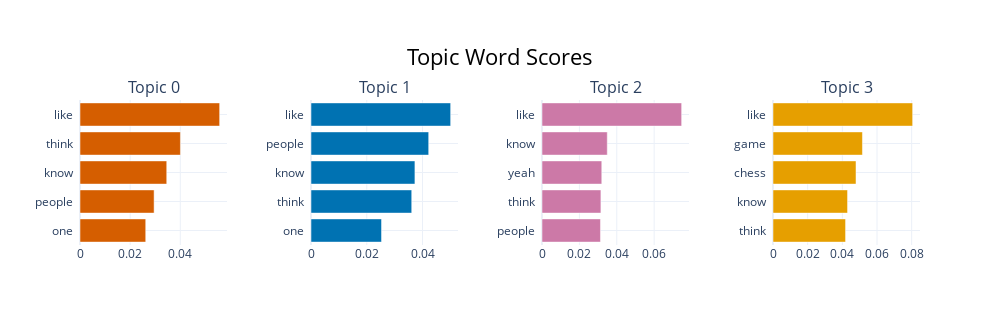

This figure's notebook cell:
### Code cell
bertopic_model.visualize_barchart(top_n_topics=10)

### Figure 1 — Plotly figure (JSON) as saved in the notebook; plotly's stock layout.template omitted (floating-point values rounded to 4 significant figures)
{"data": [{"marker": {"color": "#D55E00"}, "orientation": "h", "type": "bar", "x": [0.02622, 0.02956, 0.0346, 0.04005, 0.05571], "xaxis": "x", "y": ["one  ", "people  ", "know  ", "think  ", "like  "], "yaxis": "y"}, {"marker": {"color": "#0072B2"}, "orientation": "h", "type": "bar", "x": [0.0253, 0.03612, 0.03727, 0.04221, 0.05008], "xaxis": "x2", "y": ["one  ", "think  ", "know  ", "people  ", "like  "], "yaxis": "y2"}, {"marker": {"color": "#CC79A7"}, "orientation": "h", "type": "bar", "x": [0.03128, 0.03151, 0.03198, 0.03492, 0.07471], "xaxis": "x3", "y": ["people  ", "think  ", "yeah  ", "know  ", "like  "], "yaxis": "y3"}, {"marker": {"color": "#E69F00"}, "orientation": "h", "type": "bar", "x": [0.04186, 0.043, 0.04788, 0.0516, 0.08056], "xaxis": "x4", "y": ["think  ", "know  ", "chess  ", "game  ", "like  "], "yaxis": "y4"}], "layout": {"annotations": [{"font": {"size": 16}, "showarrow": false, "text": "Topic 0", "x": 0.0875, "xanchor": "center", "xref": "paper", "y": 1, "yanchor": "bottom", "yref": "paper"}, {"font": {"size": 16}, "showarrow": false, "text": "Topic 1", "x": 0.3625, "xanchor": "center", "xref": "paper", "y": 1, "yanchor": "bottom", "yref": "paper"}, {"font": {"size": 16}, "showarrow": false, "text": "Topic 2", "x": 0.6375, "xanchor": "center", "xref": "paper", "y": 1, "yanchor": "bottom", "yref": "paper"}, {"font": {"size": 16}, "showarrow": false, "text": "Topic 3", "x": 0.9125, "xanchor": "center", "xref": "paper", "y": 1, "yanchor": "bottom", "yref": "paper"}], "height": 325, "hoverlabel": {"bgcolor": "white", "font": {"family": "Rockwell", "size": 16}}, "showlegend": false, "title": {"font": {"color": "Black", "size": 22}, "text": "Topic Word Scores", "x": 0.5, "xanchor": "center", "yanchor": "top"}, "width": 1000, "xaxis": {"anchor": "y", "domain": [0, 0.175], "showgrid": true}, "xaxis2": {"anchor": "y2", "domain": [0.275, 0.45], "showgrid": true}, "xaxis3": {"anchor": "y3", "domain": [0.55, 0.725], "showgrid": true}, "xaxis4": {"anchor": "y4", "domain": [0.825, 1], "showgrid": true}, "yaxis": {"anchor": "x", "domain": [0, 1], "showgrid": true}, "yaxis2": {"anchor": "x2", "domain": [0, 1], "showgrid": true}, "yaxis3": {"anchor": "x3", "domain": [0, 1], "showgrid": true}, "yaxis4": {"anchor": "x4", "domain": [0, 1], "showgrid": true}}}
